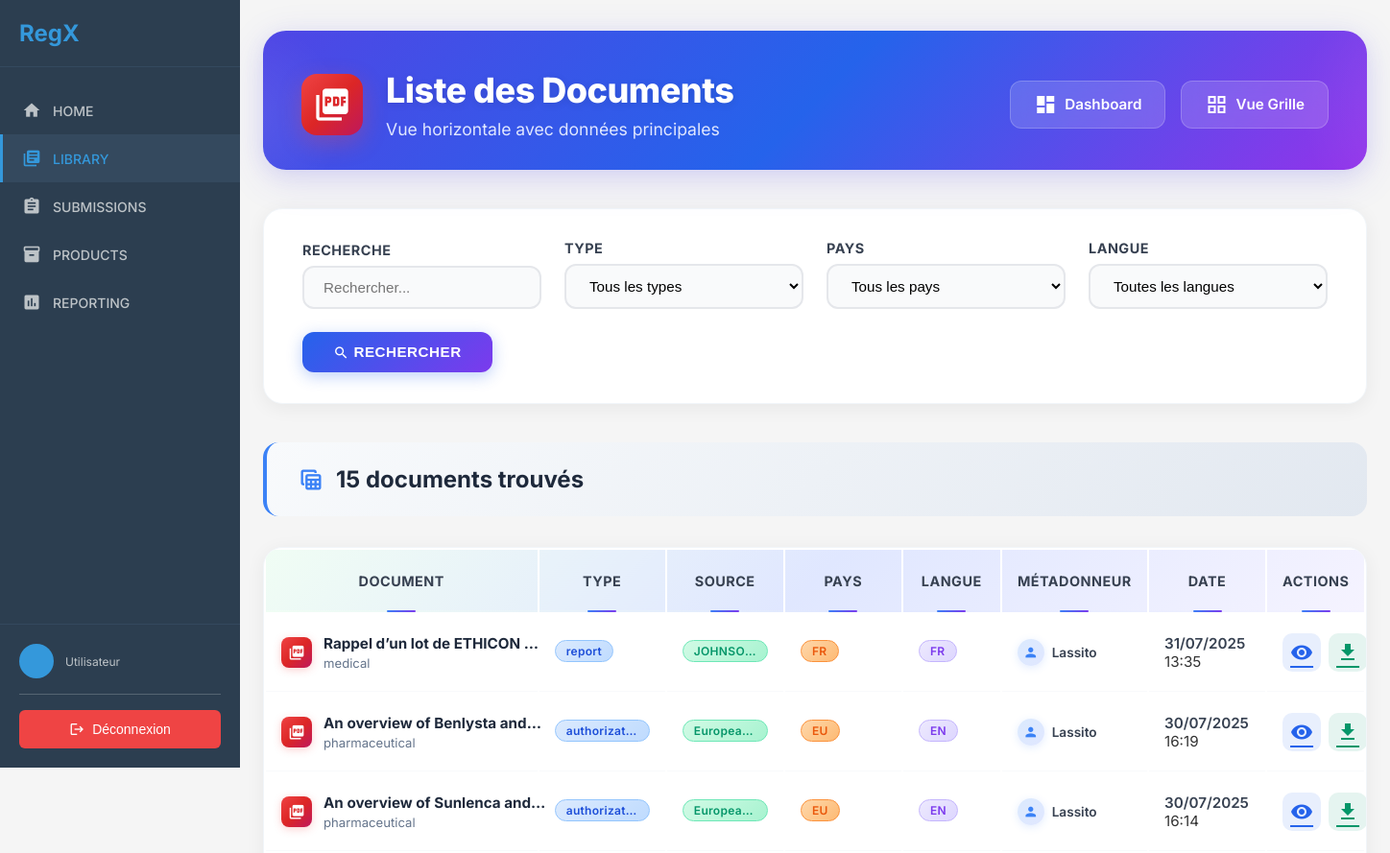
Before: /client/library/documents/horizontal/ (upper part) with the older database file.
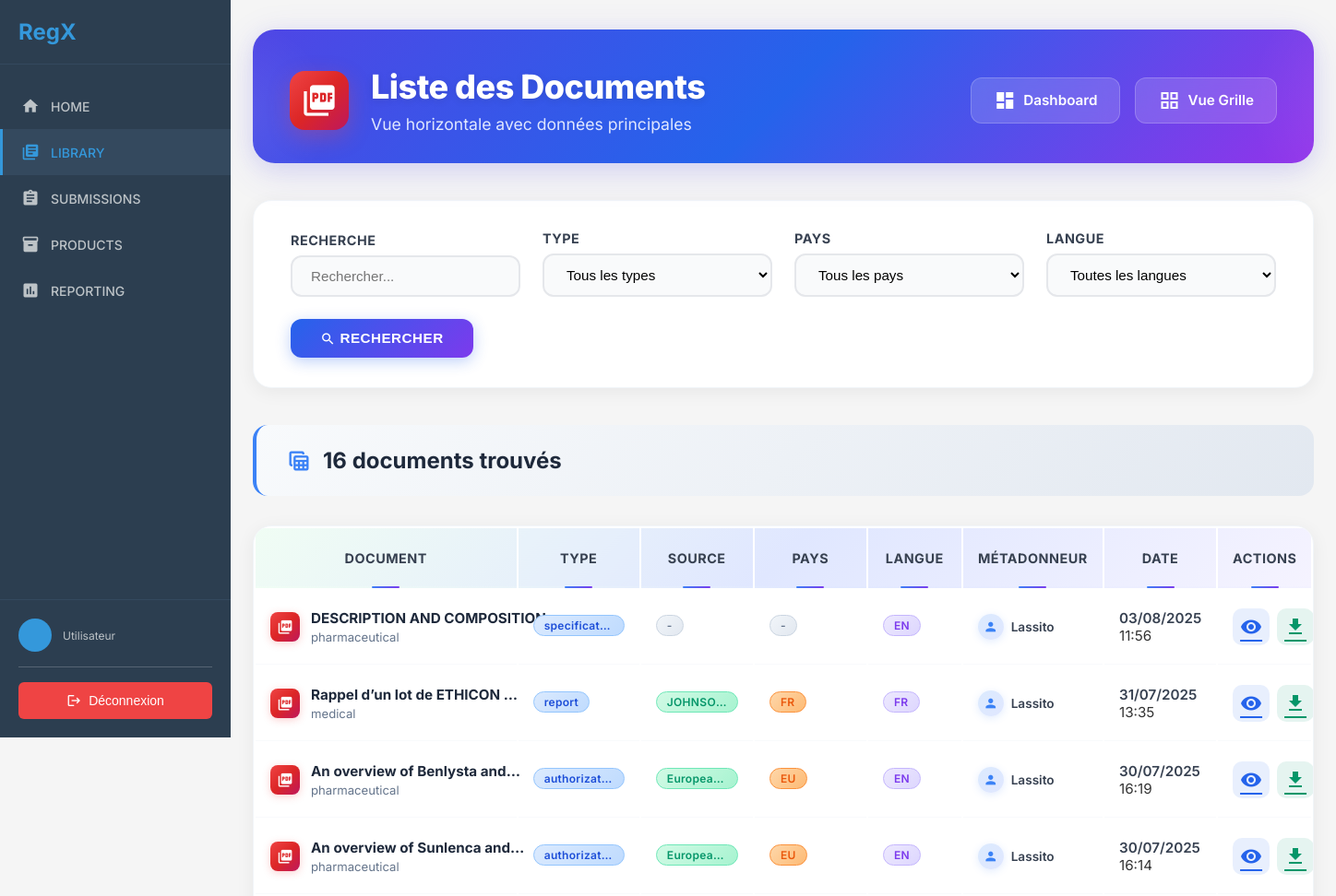
After: the same page with the newer database file.
### rawdocs/models.py (models this page shows, shortened)
class RawDocument(models.Model):
    url = models.URLField(help_text="URL d'origine du PDF", blank=True)
    file = models.FileField(upload_to=pdf_upload_to, help_text="Fichier PDF téléchargé")
    created_at = models.DateTimeField(auto_now_add=True)
    owner = models.ForeignKey(
        settings.AUTH_USER_MODEL,
        on_delete=models.CASCADE,
        related_name='raw_documents',
        null=True, blank=True,
        help_text="Utilisateur qui a téléchargé ce document"
    )
    is_validated = models.BooleanField(default=False, help_text="Document validé par un métadonneur")
    validated_at = models.DateTimeField(null=True, blank=True)
    is_ready_for_expert = models.BooleanField(default=False, help_text="Document prêt pour révision expert")
    expert_ready_at = models.DateTimeField(null=True, blank=True,
                                           help_text="Date à laquelle le document est devenu prêt pour l'expert")
    total_pages = models.IntegerField(default=0, help_text="Nombre total de pages")
    pages_extracted = models.BooleanField(default=False, help_text="Pages extraites individuellement")
    title = models.TextField(blank=True, help_text="Titre du document")
    doc_type = models.CharField("Type", max_length=100, blank=True, help_text="Type du document (guide, rapport…)")
    publication_date = models.CharField(max_length=100, blank=True, help_text="Date de publication")
    version = models.CharField(max_length=50, blank=True, help_text="Version extraite")
    source = models.CharField(max_length=255, blank=True, help_text="Organisation émettrice (EMA, FDA…)")
    context = models.TextField(blank=True, help_text="Contexte extrait (2 phrases max)")
    country = models.CharField(max_length=100, blank=True, help_text="Pays détecté (GPE ou TLD)")
    language = models.CharField(max_length=10, blank=True, help_text="Langue détectée (fr, en…)")
    url_source = models.URLField(blank=True, help_text="URL d'origine pour référence")

### client/library/views.py (the view)
# urls.py: path('documents/horizontal/', views.document_list_horizontal, name='document_list_horizontal'),
def document_list_horizontal(request):
    search = request.GET.get('search', '')
    document_type = request.GET.get('type', '')
    country = request.GET.get('country', '')
    language = request.GET.get('language', '')
    documents_qs = RawDocument.objects.filter(is_validated=True).select_related('owner')
    if search:
        documents_qs = documents_qs.filter(
            Q(title__icontains=search) |
            Q(source__icontains=search) |
            Q(context__icontains=search)
        )
    if document_type:
        documents_qs = documents_qs.filter(doc_type__icontains=document_type)
    if country:
        documents_qs = documents_qs.filter(country__icontains=country)
    if language:
        documents_qs = documents_qs.filter(language__icontains=language)
    documents_qs = documents_qs.order_by('-created_at')
    paginator = Paginator(documents_qs, 50)
    page_number = request.GET.get('page')
    documents = paginator.get_page(page_number)
    document_types = RawDocument.objects.filter(is_validated=True).exclude(doc_type='').values_list('doc_type',
                                                                                                    flat=True).distinct()
    countries = RawDocument.objects.filter(is_validated=True).exclude(country='').values_list('country',
                                                                                              flat=True).distinct()
    languages = RawDocument.objects.filter(is_validated=True).exclude(language='').values_list('language',
                                                                                               flat=True).distinct()
    context = {
        'documents': documents,
        'document_types': document_types,
        'countries': countries,
        'languages': languages,
        'filters': {
            'search': search,
            'type': document_type,
            'country': country,
            'language': language,
        }
    }
    return render(request, 'client/library/document_list_horizontal.html', context)

### chatbot/templatetags/chatbot_tags.py (called while the page is built)
@register.simple_tag
def chatbot_widget():
    return render_to_string('chatbot/chatbot_widget.html')

### client/templatetags/document_filters.py (called while the page is built)
@register.filter
def document_title(document):
    if document.title and document.title.strip():
        return document.title.strip()
    if document.file:
        clean_name = clean_filename(document.file)
        if clean_name:
            return clean_name
    return "Document sans titre"

### templates/client/library/document_list_horizontal.html (shortened to what the changed rows need)
{% extends 'client/base.html' %}
{% load static %}
{% load document_filters %}
{% block content %}
<div class="library-container">
    <div class="page-header">
        <div class="page-header-content">
            <div class="page-header-left">
                <div class="page-header-titles">
                    <h1>Liste des Documents</h1>
                </div>
            </div>
        </div>
    </div>
    <div class="results-header">
        <h2>
            <i class="material-icons">table_view</i>
            {{ documents.paginator.count }} document{{ documents.paginator.count|pluralize }} trouvé{{ documents.paginator.count|pluralize }}
        </h2>
    </div>
    {% if documents %}
    <div class="table-wrap">
        <div class="overflow-x-auto">
            <table>
                <thead>
                    <tr>
                        <th>Document</th>
                        <th>Type</th>
                        <th>Source</th>
                        <th>Pays</th>
                        <th>Langue</th>
                        <th>Métadonneur</th>
                        <th>Date</th>
                        <th>Actions</th>
                    </tr>
                </thead>
                <tbody>
                    {% for document in documents %}
                    <tr onclick="location.href='{% url 'client:library:document_detail' document.pk %}'">
                        <td>
                            <div class="document-icon-container">
                                <div class="document-table-icon">
                                    <i class="material-icons">picture_as_pdf</i>
                                </div>
                                <div class="flex-1 min-w-0">
                                    <span class="doc-title" title="{{ document|document_title }}">
                                        {{ document|document_title|truncatechars:28 }}
                                    </span>
                                    {% if document.context %}
                                    <div class="doc-context" title="{{ document.context }}">
                                        {{ document.context|truncatechars:30 }}
                                    </div>
                                    {% endif %}
                                </div>
                            </div>
                        </td>
                        <td>
                            {% if document.doc_type %}
                            <span class="badge-blue" title="{{ document.doc_type }}">
                                {{ document.doc_type|truncatechars:15 }}
                            </span>
                            {% else %}
                            <span class="badge-gray">-</span>
                            {% endif %}
                        </td>
                        <td>
                            {% if document.source %}
                            <span class="badge-green" title="{{ document.source }}">
                                {{ document.source|truncatechars:12 }}
                            </span>
                            {% else %}
                            <span class="badge-gray">-</span>
                            {% endif %}
                        </td>
                        <td>
                            {% if document.country %}
                            <span class="badge-orange" title="{{ document.country }}">
                                {{ document.country|truncatechars:12 }}
                            </span>
                            {% else %}
                            <span class="badge-gray">-</span>
                            {% endif %}
                        </td>
                        <td>
                            {% if document.language %}
                            <span class="badge-purple" title="{{ document.language }}">
                                {{ document.language|upper|truncatechars:10 }}
                            </span>
                            {% else %}
                            <span class="badge-gray">-</span>
                            {% endif %}
                        </td>
                        <td>
                            <div class="doc-meta-user">
                                <span class="avatar">
                                    <i class="material-icons">person</i>
                                </span>
                                <span>{{ document.owner.username|default:"Anonyme" }}</span>
                            </div>
                        </td>
                        <td>
                            <div style="font-weight: 600; color: #374151;">{{ document.created_at|date:"d/m/Y" }}</div>
                            <div class="text-xs text-gray-400">{{ document.created_at|date:"H:i" }}</div>
                        </td>
                        <td>
                            <div class="doc-actions">
                                <a href="{% url 'client:library:document_detail' document.pk %}" class="view" title="Voir le détail"
                                   onclick="event.stopPropagation();">
                                    <i class="material-icons">visibility</i>
                                </a>
                                <a href="{% url 'client:library:download_document' document.pk %}" class="download" title="Télécharger"
                                   onclick="event.stopPropagation();">
                                    <i class="material-icons">download</i>
                                </a>
                            </div>
                        </td>
                    </tr>
                    {% endfor %}
                </tbody>
            </table>
        </div>
    </div>
    {% endif %}
</div>
{% endblock %}

Changed rows visible on the page:
added RawDocument: title "DESCRIPTION AND COMPOSITION…", context "pharmaceutical", doc_type "specificat…", language "EN", owner.username "Lassito", created_at "03/08/2025", created_at "11:56"
Other visible differences:
{{ documents.paginator.count }}: "15" → "16"
